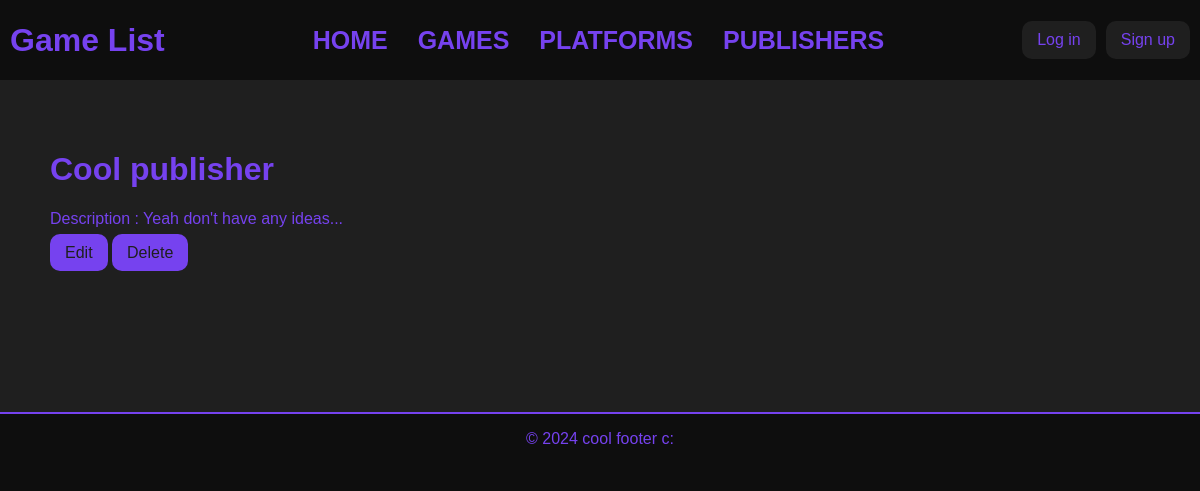
The page /game-list/publisher/19/ on the database as committed earlier.
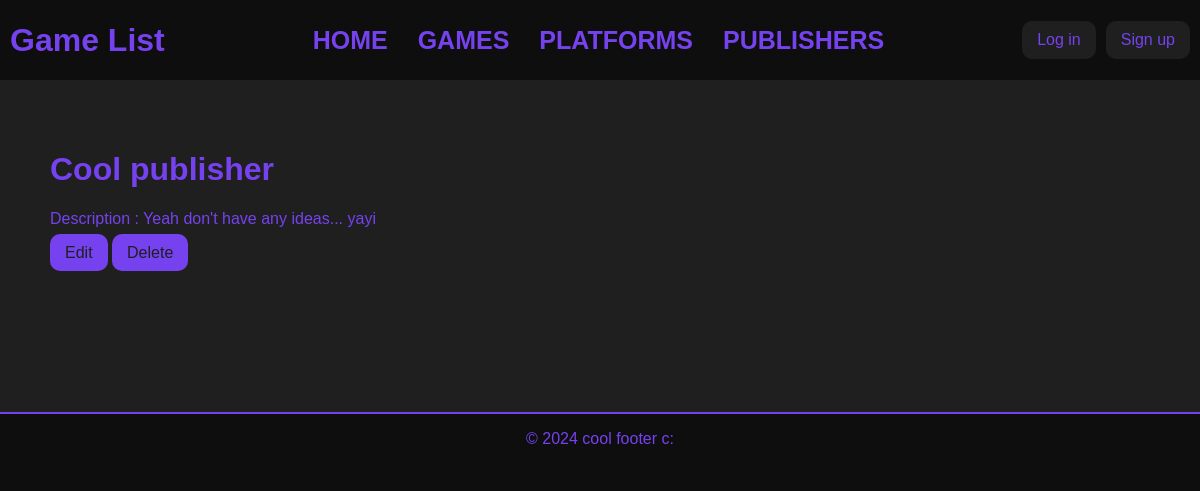
The same page on the database as committed later.
### game_list_app/models.py (models this page shows, shortened)
class Publisher(models.Model):
	name = models.CharField(max_length = 100)
	description = models.TextField(blank=True, null=True)
	add_date = models.DateTimeField(editable = False, default = timezone.now)
	modified_date = models.DateTimeField(editable = False, default = timezone.now)
	def __str__(self):
		return self.name

### game_list_app/views.py (the view)
# urls.py: path("publisher/<int:pk>/", views.PublisherDetail.as_view(), name = "publisher_detail"),
class PublisherDetail(generic.DetailView):
	model = Publisher
	template_name = "publisher.html"

### game_list_app/templates/publisher.html (shortened to what this page needs)
{% extends 'index.html' %}
{% block content %}
<h1>{{ publisher.name }}</h1>
<p>Description : {{ publisher.description }}</p>
<a class="btn-action" href="{% url 'game_list_app:edit_item' 'publisher' publisher.id %}">Edit</a>
<a class="btn-action" href="{% url 'game_list_app:delete_publisher' publisher.id %}">Delete</a>
{% endblock %}

Rows that differ between the two databases and show on the page:
changed Publisher "Cool publisher": description "Yeah don't have any ideas..." → "Yeah don't have any ideas... yayi"
